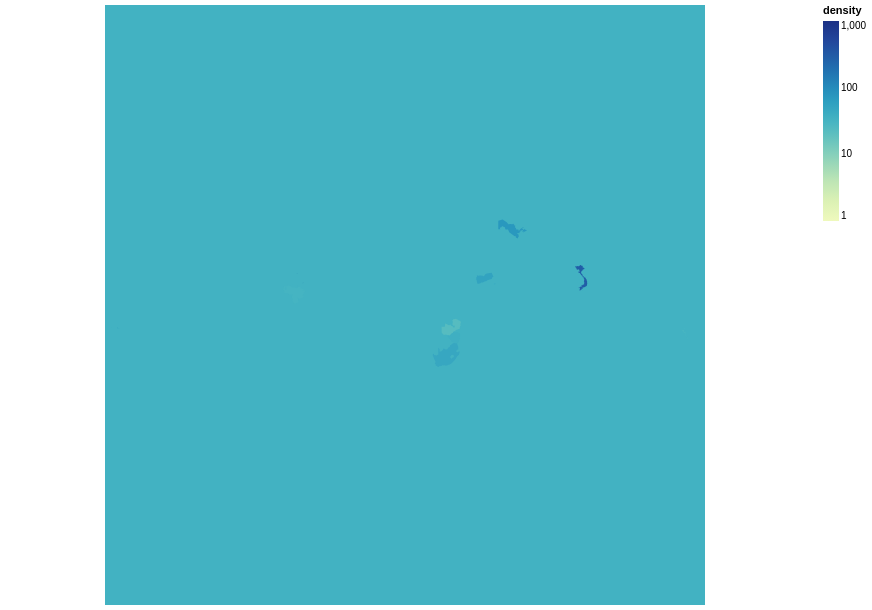

Here is the notebook cell this chart was saved with:
### Markdown cell above
Finally, we draw the chart using Altair's `mark_geoshape()` method. The distribution of densities is highly skewed, due to very small countries with relatively high population numbers, such as Monaco. To spread out the low and high density values we use a logarithmic scale and set the domain between 1 and 1000. Note that the domain has to end in a multiple of the base, which is by default 10.

### Code cell
alt.Chart(countries).mark_geoshape().encode(
    color=alt.Color('density', scale=alt.Scale(type="log", domain=[1,1000] )),
    tooltip=['name', 'areaInSqKm', 'population', 'density']
).project(
  # enter different projection here
).properties(
    width=800,
    height=600
)

### Figure 1 — Vega-Lite specification as saved in the notebook (floating-point values rounded to 4 significant figures; data arrays with more than 128 entries replaced by an {"elided": "..."} marker saying what was removed)
{"config": {"view": {"continuousWidth": 400, "continuousHeight": 300}}, "data": {"name": "data-b3225b703eb394e17f84c5e1a00c10da"}, "mark": "geoshape", "encoding": {"color": {"type": "quantitative", "field": "density", "scale": {"domain": [1, 1000], "type": "log"}}, "tooltip": [{"type": "nominal", "field": "name"}, {"type": "quantitative", "field": "areaInSqKm"}, {"type": "quantitative", "field": "population"}, {"type": "quantitative", "field": "density"}]}, "height": 600, "projection": {"type": "mercator"}, "width": 800, "$schema": "https://vega.github.io/schema/vega-lite/v4.8.1.json", "datasets": {"data-b3225b703eb394e17f84c5e1a00c10da": {"elided": "236 records"}}}
